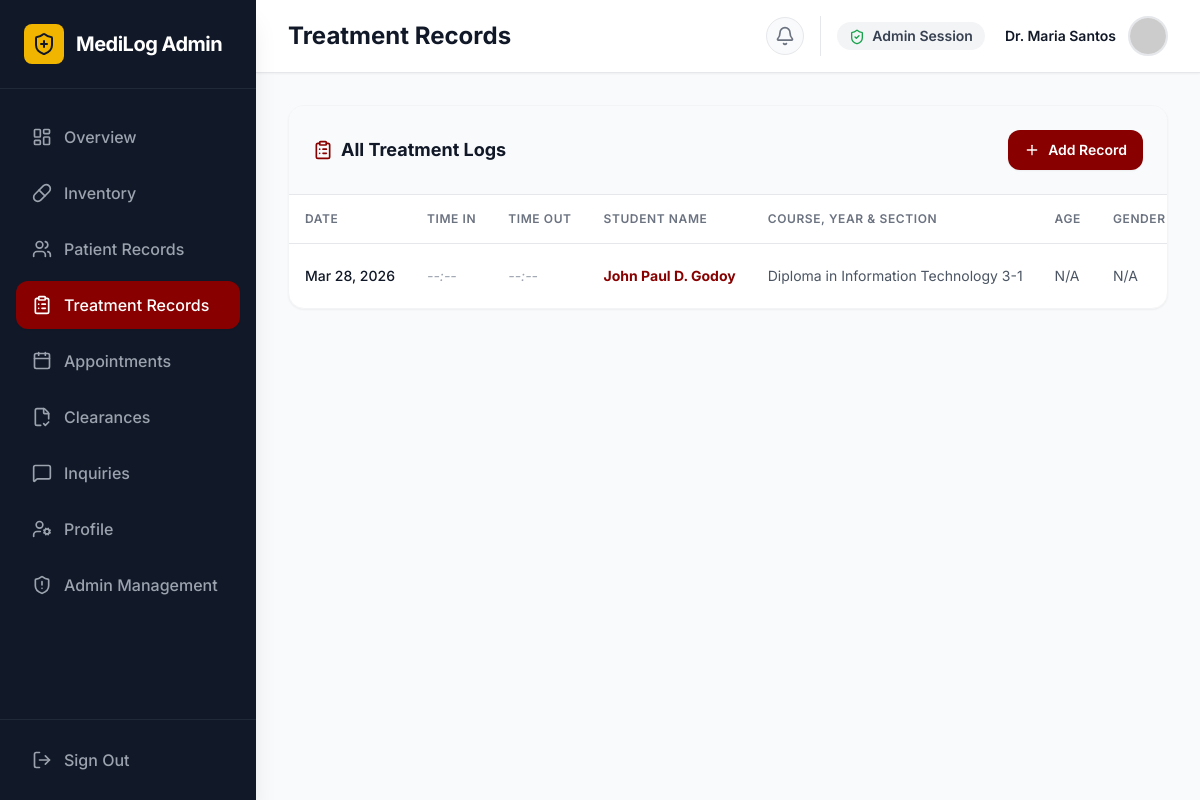
The page /admin/admin_treatment_records.php (signed in) on the database as committed earlier.
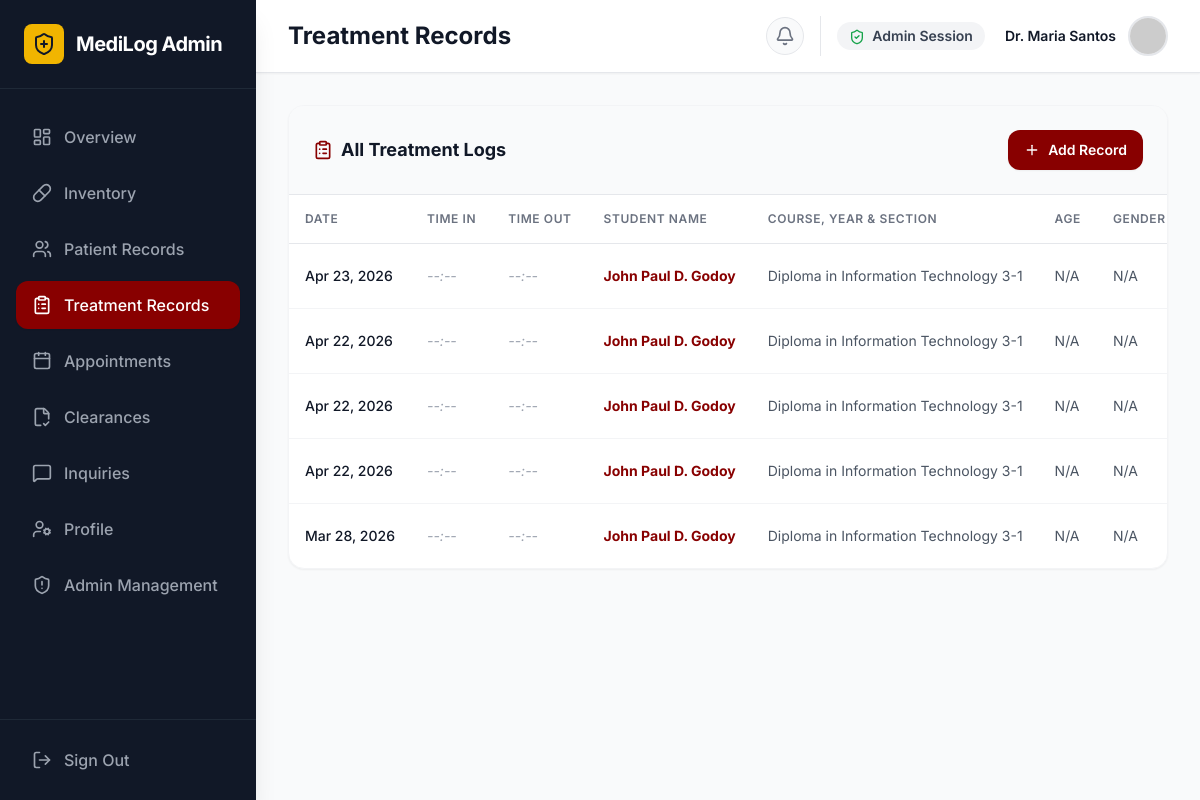
The same page on the database as committed later.
### tables this page shows
CREATE TABLE `users` (
  `id` int(11) NOT NULL,
  `full_name` varchar(100) NOT NULL,
  `id_number` varchar(50) NOT NULL,
  `role` enum('student','faculty','admin','super_admin','dentist') DEFAULT 'student',
  `email` varchar(100) NOT NULL,
  `course` varchar(100) DEFAULT NULL,
  `section` varchar(20) DEFAULT NULL,
  `dob` date DEFAULT NULL,
  `gender` enum('male','female','other') DEFAULT NULL,
  `phone_number` varchar(20) DEFAULT NULL,
  `address` varchar(255) DEFAULT NULL,
  `emergency_contact_name` varchar(100) DEFAULT NULL,
  `emergency_contact_phone` varchar(20) DEFAULT NULL,
  `blood_type` varchar(5) DEFAULT NULL,
  `allergies` varchar(255) DEFAULT NULL,
  `password` varchar(255) NOT NULL,
  `created_at` timestamp NOT NULL DEFAULT current_timestamp(),
  `profile_pic` longtext DEFAULT NULL
);

CREATE TABLE `health_records` (
  `id` int(11) NOT NULL,
  `patient_id` int(11) NOT NULL,
  `physician_id` int(11) DEFAULT NULL,
  `visit_date` date NOT NULL,
  `service_reason` varchar(255) NOT NULL,
  `diagnosis` text DEFAULT NULL,
  `prescription` text DEFAULT NULL,
  `blood_pressure` varchar(20) DEFAULT NULL,
  `weight_kg` decimal(5,2) DEFAULT NULL,
  `height_cm` decimal(5,2) DEFAULT NULL,
  `created_at` timestamp NOT NULL DEFAULT current_timestamp(),
  `status` varchar(50) DEFAULT 'Completed',
  `time_in` time DEFAULT NULL,
  `time_out` time DEFAULT NULL,
  `complaints` text DEFAULT NULL,
  `treatment` text DEFAULT NULL,
  `quantity` int(11) DEFAULT NULL,
  `medicine_id` int(11) DEFAULT NULL
);

### admin/admin_treatment_records.php (the view, shortened to what this page needs)
<?php
require '../db_connect.php';
$user_id = $_SESSION['user_id'];
$new_columns = [
    'time_in' => 'TIME',
    'time_out' => 'TIME',
    'complaints' => 'TEXT',
    'treatment' => 'VARCHAR(255)',
    'quantity' => 'INT'
];
foreach ($new_columns as $col => $type) {
    try {
        $pdo->exec("ALTER TABLE health_records ADD COLUMN $col $type DEFAULT NULL");
    } catch (PDOException $e) {
    }
}
$stmt = $pdo->prepare("SELECT full_name, profile_pic FROM users WHERE id = ?");
$stmt->execute([$user_id]);
$user = $stmt->fetch();
$profile_pic = 'https://ui-avatars.com/api/?name=' . urlencode($user['full_name']) . '&background=880000&color=fff';
try {
    $recordsStmt = $pdo->query("
        SELECT hr.*,
               u.full_name as patient_name, u.course, u.section, u.dob, u.gender,
               ph.full_name as physician_name
        FROM health_records hr
        JOIN users u ON hr.patient_id = u.id
        LEFT JOIN users ph ON hr.physician_id = ph.id
        ORDER BY hr.visit_date DESC, hr.id DESC
    ");
    $records = $recordsStmt->fetchAll(PDO::FETCH_ASSOC);
} catch(PDOException $e) {
    die("Error fetching records: " . $e->getMessage());
}
?>
<!DOCTYPE html>
<html lang="en">
<head>
    <script src="https://cdn.tailwindcss.com"></script>
</head>
<body class="font-sans antialiased text-gray-800 bg-gray-50 flex h-screen overflow-hidden">
    <aside class="hidden md:flex flex-col w-64 bg-gray-900 text-white h-full shadow-xl z-20 flex-shrink-0">
        <div class="p-6 flex items-center gap-3 border-b border-gray-800">
            <div class="bg-pup-gold text-gray-900 p-2 rounded-lg"><i data-lucide="shield-plus" class="h-6 w-6"></i></div>
            <span class="font-bold text-xl tracking-tight text-white">MediLog Admin</span>
        </div>
        <nav class="flex-1 px-4 py-6 space-y-2 overflow-y-auto">
            <a href="admin_dashboard.php" class="flex items-center gap-3 px-4 py-3 text-gray-400 hover:bg-gray-800 hover:text-white rounded-xl font-medium transition-colors"><i data-lucide="layout-dashboard" class="h-5 w-5"></i> Overview</a>
            <a href="medicine_inventory.php" class="flex items-center gap-3 px-4 py-3 text-gray-400 hover:bg-gray-800 hover:text-white rounded-xl font-medium transition-colors"><i data-lucide="pill" class="h-5 w-5"></i> Inventory</a>
            <a href="patient_records.php" class="flex items-center gap-3 px-4 py-3 text-gray-400 hover:bg-gray-800 hover:text-white rounded-xl font-medium transition-colors"><i data-lucide="users" class="h-5 w-5"></i> Patient Records</a>
            <a href="admin_treatment_records.php" class="flex items-center gap-3 px-4 py-3 bg-pup-maroon text-white rounded-xl font-medium transition-colors shadow-sm"><i data-lucide="clipboard-list" class="h-5 w-5"></i> Treatment Records</a>
            <a href="admin_appointments.php" class="flex items-center gap-3 px-4 py-3 text-gray-400 hover:bg-gray-800 hover:text-white rounded-xl font-medium transition-colors"><i data-lucide="calendar" class="h-5 w-5"></i> Appointments</a>
            <a href="admin_clearance.php" class="flex items-center gap-3 px-4 py-3 text-gray-400 hover:bg-gray-800 hover:text-white rounded-xl font-medium transition-colors"><i data-lucide="file-check-2" class="h-5 w-5"></i> Clearances</a>
            <a href="admin_inquiries.php" class="flex items-center gap-3 px-4 py-3 text-gray-400 hover:bg-gray-800 hover:text-white rounded-xl font-medium transition-colors"><i data-lucide="message-square" class="h-5 w-5"></i> Inquiries</a>
            <a href="admin_profile.php" class="flex items-center gap-3 px-4 py-3 text-gray-400 hover:bg-gray-800 hover:text-white rounded-xl font-medium transition-colors"><i data-lucide="user-cog" class="h-5 w-5"></i> Profile</a>
            <a href="super_admin_users.php" class="flex items-center gap-3 px-4 py-3 text-gray-400 hover:bg-gray-800 hover:text-white rounded-xl font-medium transition-colors"><i data-lucide="shield-alert" class="h-5 w-5"></i> Admin Management</a>
        </nav>
        <div class="p-4 border-t border-gray-800">
            <button onclick="openLogoutModal()" class="flex items-center gap-3 px-4 py-3 text-gray-400 hover:bg-red-900/50 hover:text-red-400 rounded-xl font-medium transition-colors w-full text-left"><i data-lucide="log-out" class="h-5 w-5"></i> Sign Out</button>
        </div>
    </aside>
    <main class="flex-1 flex flex-col h-full overflow-hidden">
        <header class="bg-white border-b border-gray-200 px-4 sm:px-8 py-4 flex items-center justify-between shadow-sm z-10">
            <div class="flex items-center gap-3">
                <h1 class="text-xl md:text-2xl font-bold text-gray-900">Treatment Records</h1>
            </div>
            <div class="flex items-center gap-3 sm:gap-4">
                <a href="admin_notifications.php" class="text-gray-500 hover:text-pup-maroon p-2 bg-gray-50 hover:bg-red-50 rounded-full border border-gray-200 relative"><i data-lucide="bell" class="h-5 w-5"></i></a>
                <div class="hidden md:flex items-center gap-3 pl-4 border-l border-gray-200">
                    <span class="text-sm font-semibold text-gray-700 bg-gray-100 px-3 py-1 rounded-full mr-2"><i data-lucide="shield-check" class="h-4 w-4 inline mr-1 text-green-600"></i> Admin Session</span>
                    <div class="text-right"><p class="text-sm font-semibold text-gray-900"><?= htmlspecialchars($user['full_name']) ?></p></div>
                    <img src="<?= $profile_pic ?>" alt="Profile" class="h-10 w-10 rounded-full border-2 border-gray-200 object-cover">
                </div>
            </div>
        </header>
        <div class="flex-1 overflow-y-auto p-4 sm:p-8 pb-24 md:pb-8">
            <div class="max-w-full mx-auto space-y-6">
                <div class="bg-white rounded-2xl border border-gray-100 shadow-sm overflow-hidden">
                    <div class="p-6 border-b border-gray-200 flex justify-between items-center bg-gray-50">
                        <h2 class="text-lg font-bold text-gray-900 flex items-center gap-2"><i data-lucide="clipboard-list" class="h-5 w-5 text-pup-maroon"></i> All Treatment Logs</h2>
                        <button onclick="openAddRecordModal()" class="bg-pup-maroon hover:bg-pup-maroonDark text-white px-4 py-2.5 rounded-xl text-sm font-semibold shadow-sm flex items-center gap-2 transition-colors"><i data-lucide="plus" class="h-4 w-4"></i> Add Record</button>
                    </div>
                    <div class="overflow-x-auto">
                        <table class="w-full text-left border-collapse whitespace-nowrap">
                            <thead>
                                <tr class="bg-white text-gray-500 text-xs uppercase tracking-wider border-b border-gray-200">
                                    <th class="p-4 font-semibold">Date</th>
                                    <th class="p-4 font-semibold">Time In</th>
                                    <th class="p-4 font-semibold">Time Out</th>
                                    <th class="p-4 font-semibold">Student Name</th>
                                    <th class="p-4 font-semibold">Course, Year & Section</th>
                                    <th class="p-4 font-semibold">Age</th>
                                    <th class="p-4 font-semibold">Gender</th>
                                </tr>
                            </thead>
                            <tbody class="divide-y divide-gray-100 text-sm">
                                <?php if(count($records) > 0): ?>
                                    <?php foreach($records as $hr):
                                        $age = 'N/A';
                                    ?>
                                        <tr class="hover:bg-gray-50 transition-colors">
                                            <td class="p-4 text-gray-900 font-medium"><?= date("M d, Y", strtotime($hr['visit_date'])) ?></td>
                                            <td class="p-4 text-gray-600 font-semibold"><?= $hr['time_in'] ? date("h:i A", strtotime($hr['time_in'])) : '<span class="text-gray-400 italic font-normal">--:--</span>' ?></td>
                                            <td class="p-4 text-gray-600 font-semibold"><?= $hr['time_out'] ? date("h:i A", strtotime($hr['time_out'])) : '<span class="text-gray-400 italic font-normal">--:--</span>' ?></td>
                                            <td class="p-4 font-bold text-pup-maroon"><?= htmlspecialchars($hr['patient_name']) ?></td>
                                            <td class="p-4 text-gray-600"><?= htmlspecialchars($hr['course'] . ' ' . $hr['section']) ?></td>
                                            <td class="p-4 text-gray-600"><?= $age ?></td>
                                            <td class="p-4 text-gray-600"><?= htmlspecialchars($hr['gender'] ?? 'N/A') ?></td>
                                        </tr>
                                    <?php endforeach; ?>
                                <?php else: ?>
                                    <tr><td colspan="12" class="p-8 text-center text-gray-500">No treatment records found in the system.</td></tr>
                                <?php endif; ?>
                            </tbody>
                        </table>
                    </div>
                </div>
            </div>
        </div>
    </main>
</body>
</html>

### admin/admin_treatment_records.php (style rules this page uses)
body { opacity: 0; animation: fadeIn 0.4s ease-out forwards; }

Rows that differ between the two databases and show on the page:
added health_records: visit_date "Apr 23, 2026", patient.full_name "John Paul D. Godoy", patient.section "Diploma in Information Technology 3-1", age "N/A", patient.gender "N/A"
added health_records: visit_date "Apr 22, 2026", patient.full_name "John Paul D. Godoy", patient.section "Diploma in Information Technology 3-1", age "N/A", patient.gender "N/A"
added health_records: visit_date "Apr 22, 2026", patient.full_name "John Paul D. Godoy", patient.section "Diploma in Information Technology 3-1", age "N/A", patient.gender "N/A"
added health_records: visit_date "Apr 22, 2026", patient.full_name "John Paul D. Godoy", patient.section "Diploma in Information Technology 3-1", age "N/A", patient.gender "N/A"
